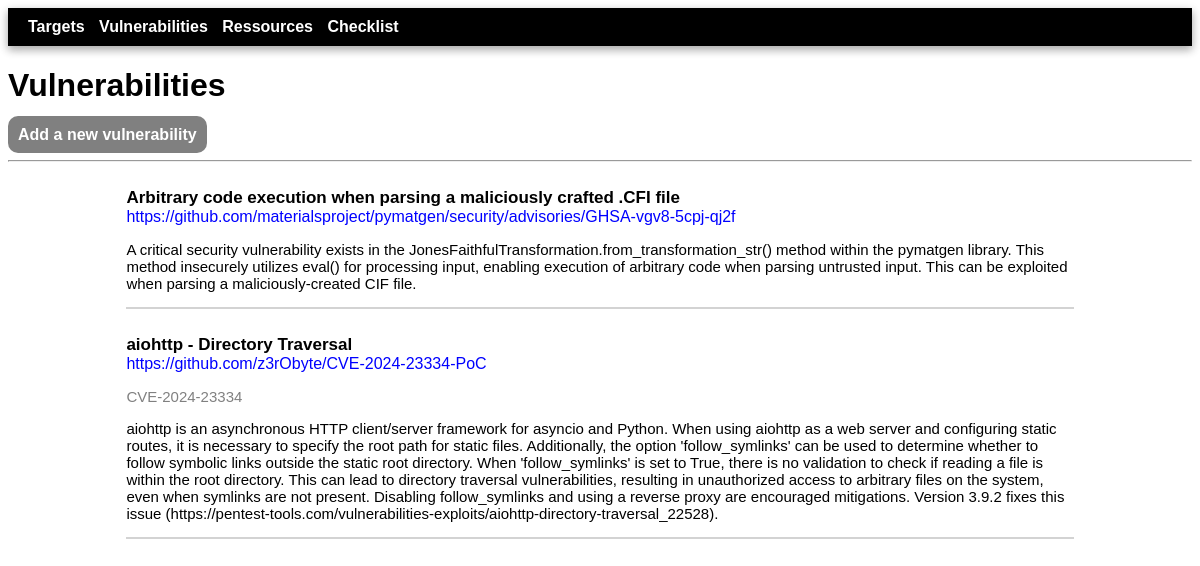
The page /vulnerabilities/ on the database its author committed.
### tms/models.py (models this page shows, shortened)
class Vulnerability(models.Model):
    class Category(models.TextChoices):
        ENUMERATION = 'Enumeration'
        WEB_VULNERABILIY = 'Web vulnerability'
        SERVICE_VULNERABILIY = 'Service vulnerability'
        PRIVESC = 'Privesc'
        OTHER = 'Other'
    name = models.fields.CharField(max_length=200, null=True)
    url = models.fields.URLField(null=True)
    description = models.fields.CharField(max_length=1000, null=True)
    category = models.fields.CharField(choices=Category.choices, max_length=100, null=True)
    cve = models.fields.CharField(max_length=15, null=True, blank=True)

### tms/views.py (the view)
# urls.py: path('vulnerabilities/', views.vulnerabilities, name='vulnerabilities'),
def vulnerabilities(request):
    vulnerabilities = Vulnerability.objects.all()
    return render(request, 'tms/vulnerabilities.html', {'vulnerabilities' : vulnerabilities})

### tms/templates/tms/vulnerabilities.html
{% extends 'tms/base.html' %}
{% block content %}
        <h1>Vulnerabilities</h1>
        <p>
            <span class="submenu"><a href="{% url 'vulnerabilities-add' %}">Add a new vulnerability</a></span>
        </p>
        <hr><br>
            {% for vulnerability in vulnerabilities %}
                <div class="vuln_list">
                    <strong style="font-size: 17px;">{{ vulnerability.name }}</strong><br>
                    <a href="{{ vulnerability.url }}" target="_blank">{{ vulnerability.url }}</a><br>
                    {% if vulnerability.cve %}
                        <p style="color: grey; font-size: 15px;">{{ vulnerability.cve }}</p>
                    {% endif %}
                    <p style="font-size: 15px;">{{ vulnerability.description }}</p>
                    <span class="notes_sep"><hr></span><br>
                </div>
            {% endfor %}
{% endblock %}

### tms/static/tms/styles.css (style rules this page uses)
* { font-family: Helvetica; }
.submenu a, form .button { background:grey; color: white; padding: 10px; font-weight: bold; border-radius: 10px; }
a { text-decoration: none; color: blue; }
.notes_sep hr { border: 1px solid lightgrey; }
.vuln_list { margin-right: auto; margin-left: auto; width: 80%; }

### rows shown on the page
Vulnerability: name "Arbitrary code execution when parsing a maliciously crafted .CFI file", url "https://github.com/materialsproject/pymatgen/security/advisories/GHSA-vgv8-5cpj-qj2f", description "A critical security vulnerability exists in the JonesFaithfulTransformation.from_transformation_str() method within the pymatgen library. This method insecurely utilizes eval() for processing input, enabling execution of arbitrary code when parsing untrusted input. This can be exploited when parsing a maliciously-created CIF file."
Vulnerability: name "aiohttp - Directory Traversal", url "https://github.com/z3rObyte/CVE-2024-23334-PoC", cve "CVE-2024-23334", description "aiohttp is an asynchronous HTTP client/server framework for asyncio and Python. When using aiohttp as a web server and configuring static routes, it is necessary to specify the root path for static files. Additionally, the option 'follow_symlinks' can be used to determine whether to follow symbolic links outside the static root directory. When 'follow_symlinks' is set to True, there is no validation to check if reading a file is within the root directory. This can lead to directory traversal vulnerabilities, resulting in unauthorized access to arbitrary files on the system, even when symlinks are not present. Disabling follow_symlinks and using a reverse proxy are encouraged mitigations.…"
